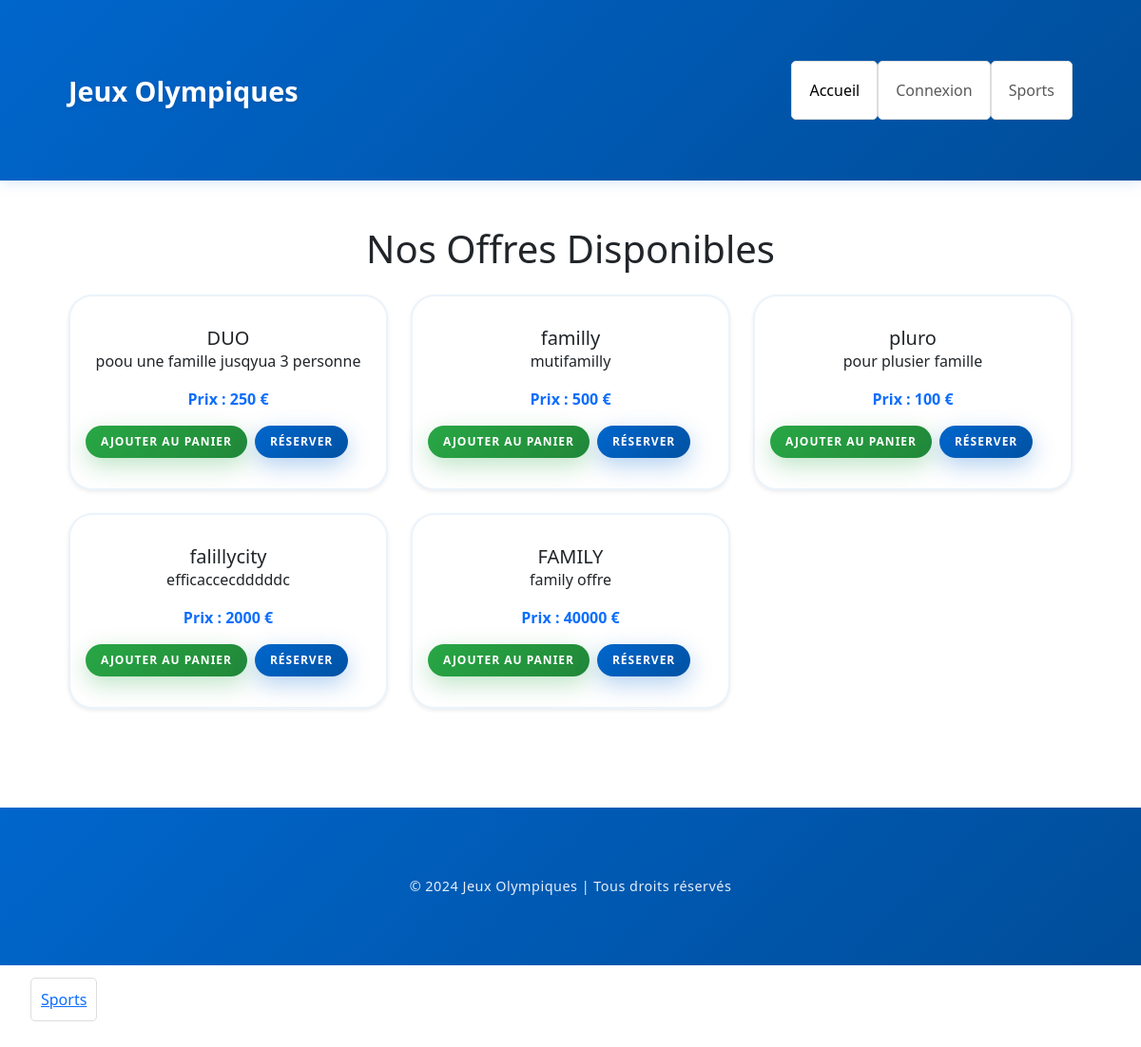
/offres/, run on an earlier commit of the app's database.
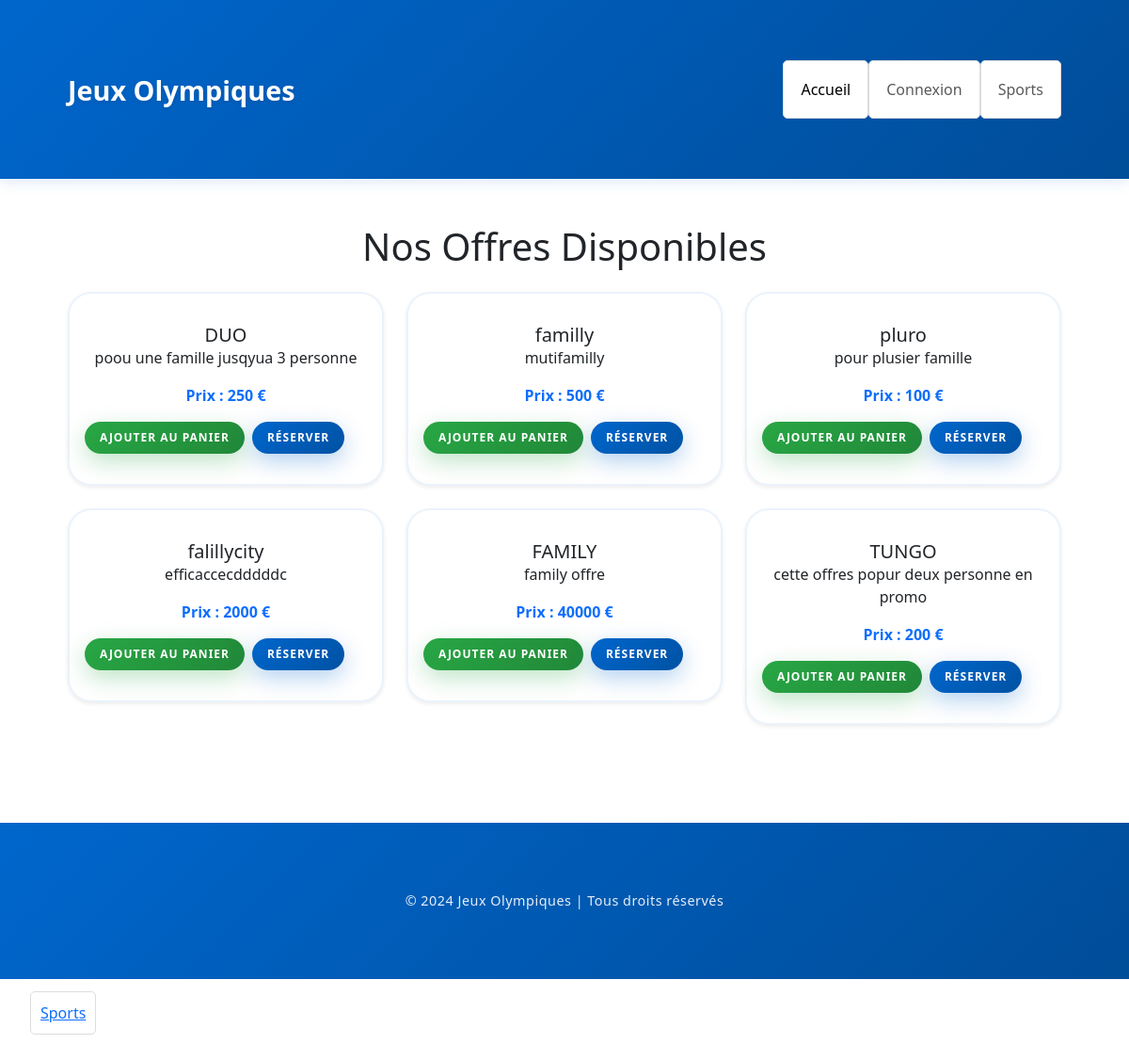
And on a later commit of the database.
### tickets_bah/models.py (models this page shows, shortened)
class Offre(models.Model):
    nom = models.CharField(max_length=100)
    description = models.TextField()
    prix = models.IntegerField()
    nombre_de_places = models.CharField(max_length=100)
    createdAt = models.DateTimeField(auto_now_add=True, null=True)
    updatedAt = models.DateTimeField(auto_now=True, null=True)

### tickets_bah/views.py (the view)
# urls.py: path('offres/', views.offres_list, name='offres_list'),
def offres_list(request):
    offres = Offre.objects.all()
    return render(request, 'tickets_bah/offres_list.html', {'offres':offres})

### tickets_bah/templates/tickets_bah/offres_list.html
{% extends 'appFront/layout.html' %} {% load static %} {% block content %}
<div class="container mt-5">
  <h1 class="mb-4 text-center">Nos Offres Disponibles</h1>
  <div class="row">
    {% for offre in offres %}
    <div class="col-md-4">
      <div class="content-card mb-4 shadow-sm">
        <div class="card-body">
          <h5 class="card-title">{{ offre.nom }}</h5>
          <p class="card-text">{{ offre.description }}</p>
          <p class="fw-bold text-primary">Prix : {{ offre.prix }} €</p>
          <div class="btn-group-inline">
            <a
              href="{% url 'ajouter_au_panier' offre.id %}"
              class="btn btn-elegant-green"
              >Ajouter au panier</a
            >
            <a
              href="{% url 'reservation_create' %}?offre_id={{ offre.id }}"
              class="btn btn-elegant-blue"
              >Réserver</a
            >
          </div>
        </div>
      </div>
    </div>
    {% endfor %}
  </div>
</div>
{% endblock %} {% block customScript %} {% endblock %}

What changed in the data, as far as the page shows it:
added Offre: nom "TUNGO", description "cette offres popur deux personne en promo", prix "200"
